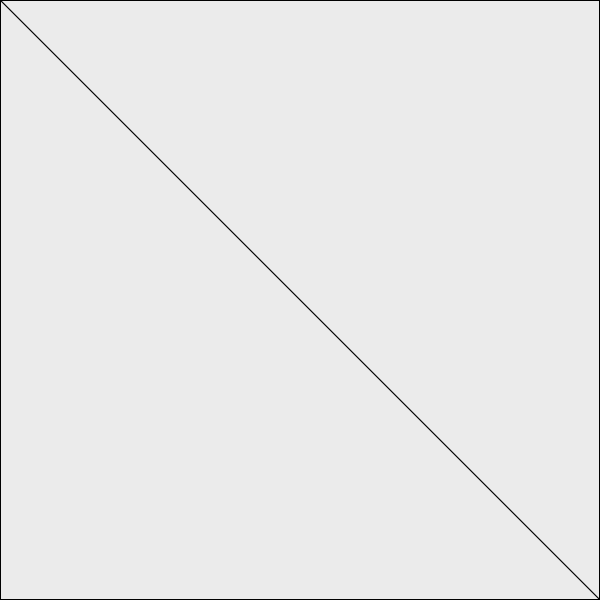
Frame 1 (no input)
Frame 60 (the mouse pressed at the canvas centre just before this capture): identical to frame 1, image omitted
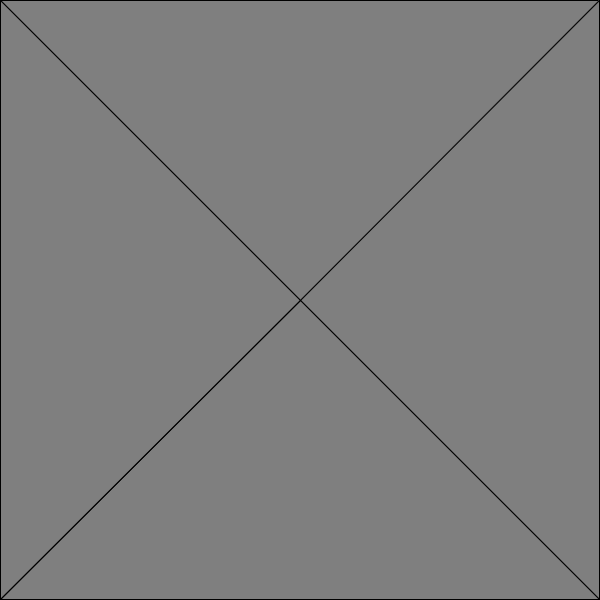
Frame 120 (the mouse held since frame 60 and released just before this capture)

The Processing sketch that drew these frames (run headless with seeded random() and noise(); from frame 60 on, the mouse is pressed at the canvas centre):

// Processing sketch: triangle_track
// ── triangle_track.pde
//△ track
void setup()
{
  size(600, 600);
  frameRate(60);
}

int border_offset =  0;
int mouse_offset = 0;

void draw()
{
  background(60);
  
  if(keyPressed)
  {
    if(keyCode == UP)
    {
      border_offset++;
      if(border_offset > 300)
        border_offset = 300;
    }
    if(keyCode == DOWN)
    {
      border_offset--;
      if(border_offset < 0)
        border_offset = 0;
    }
    if(keyCode == RIGHT)
    {
      mouse_offset++;
      if(mouse_offset > 300)
        mouse_offset = 300;
    }
    if(keyCode == LEFT)
    {
      mouse_offset--;
      if(mouse_offset < 0)
        mouse_offset = 0;
    }
  }
  
  int border_min = 0 + border_offset;
  int border_max = 599 - border_offset;
  
  int base_color = 20;
  int max_color = 235;
  float top_color = base_color + (mouseY / 2.79069767442);
  float bottom_color = max_color - (mouseY / 2.79069767442);
  float left_color = base_color + (mouseX / 2.79069767442);
  float right_color = max_color - (mouseX / 2.79069767442);
  
  fill(top_color);
  triangle(                      //top triangle
    border_min, border_min,       //outside top left
    border_max, border_min,       //outside top right
    mouseX, mouseY - mouse_offset //inside
  );
  fill(right_color);
  triangle(                      //right triangle
    border_max, border_min,       //outside top    right
    border_max, border_max,       //outside bottom right
    mouseX + mouse_offset, mouseY //inside
   );
  fill(bottom_color);
  triangle(                      //bottom triangle
    border_max, border_max,       //outside bottom right
    border_min, border_max,       //outside bottom left
    mouseX, mouseY + mouse_offset //inside
   );
  fill(left_color);
  triangle(                      //left triangle
    border_min, border_max,       //outside bottom left
    border_min, border_min,       //outside top    right
    mouseX - mouse_offset, mouseY //inside
   );
}
